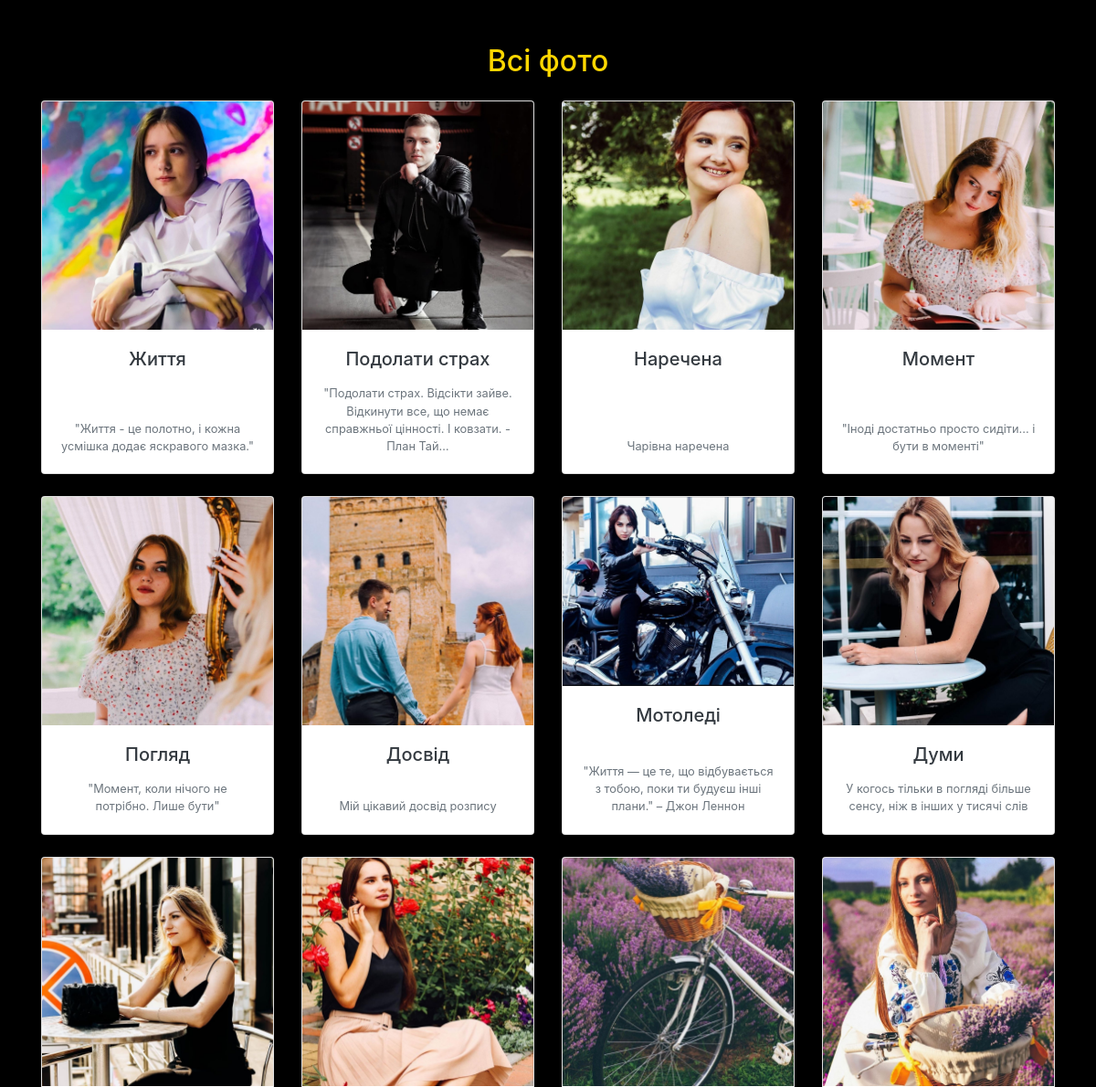
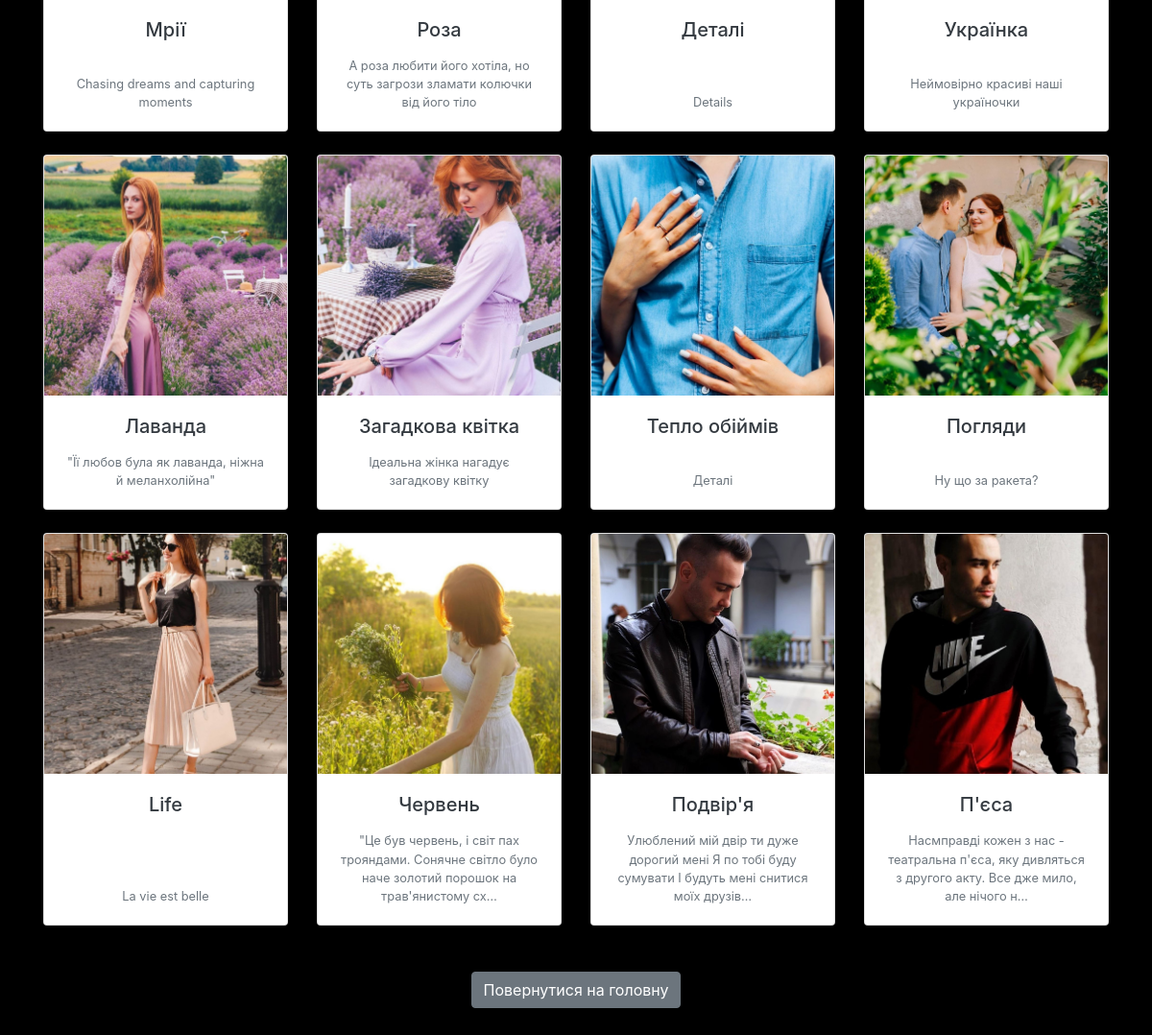
/photos/, run on the app's committed database (2 pictures, top to bottom).
### site_electro/models.py (models this page shows, shortened)
class Product(models.Model):
    nazva = models.CharField(max_length=100, unique=True, verbose_name='Назва')
    description = models.TextField(blank=True, null=True, verbose_name='Опис')
    image = models.ImageField(upload_to='products/', blank=True, null=True, help_text="", verbose_name='Зображення')
    category = models.ForeignKey(Category, on_delete=models.CASCADE, verbose_name='Категорія', null=True, blank=True)

class Photo(Product):
    def get_absolute_url(self):
        return f"/products/photos/{self.id}"

class Product(models.Model):
    nazva = models.CharField(max_length=100, unique=True, verbose_name='Назва')
    description = models.TextField(blank=True, null=True, verbose_name='Опис')
    image = models.ImageField(upload_to='products/', blank=True, null=True, help_text="", verbose_name='Зображення')
    category = models.ForeignKey(Category, on_delete=models.CASCADE, verbose_name='Категорія', null=True, blank=True)

### site_electro/views.py (the view)
# urls.py: path('photos/', views.photos, name='photos'),
def photos(request):
    all_photos = Photo.objects.all()
    context = {
        'photos': all_photos,
        'title': 'Всі фото'
    }
    return render(request, 'myapp/photo_g.html', context)

### templates/myapp/photo_g.html
{% extends 'bace.html' %}
{% load static %}
{% block content %}
    <div class="container py-5">
        <h2 class="text-center mb-4">{{ title }}</h2>
        {% if photos %}
            <div class="row justify-content-center">
                {% for photo in photos %}
                    <div class="col-md-4 col-lg-3 mb-4">
                        <div class="card product-card h-100 shadow-sm">
                           {% if photo.image %}
                                <img src="{{ photo.image.url }}" class="card-img-top" style="max-height: 250px; object-fit: cover;" alt="{{ photo.nazva }}">
                            {% else %}
                                <img src="/media/products/pngtree-white-background-png-image_6083101.jpg" class="card-img-top" style="max-height: 250px; object-fit: cover;" alt="{{ photo.nazva }}">
                            {% endif %}
                            <div class="card-body d-flex flex-column justify-content-between align-items-center text-center">
                                {% if photo.nazva %}
                                    <h5 class="card-title">
                                        <a href="{% url 'product_detail' photo.id %}" class="text-decoration-none text-dark">
                                            {{ photo.nazva }}
                                        </a>
                                    </h5>
                                {% else %}
                                    <h5 class="card-title"><em>Без назви</em></h5>
                                {% endif %}
                                {% if photo.description %}
                                    <p class="card-text text-muted small mt-1">
                                        {{ photo.description|truncatechars:100 }}
                                    </p>
                                {% endif %}
                            </div>
                        </div>
                    </div>
                {% endfor %}
            </div>
        {% else %}
            <p class="text-center">Наразі немає доступних фотографій.</p>
        {% endif %}
        <div class="text-center mt-4">
            <a href="{% url 'home' %}" class="btn btn-secondary">Повернутися на головну</a>
        </div>
    </div>
{% endblock content %}

### static/myapp/css/bace.css (style rules this page uses)
body { background-color: black; color: gold; }
a { color: gold; }
h1, h2, h3, h4, h5, h6 { color: gold; }

### data on the page
Photo: image (picture), nazva "Життя", description "\"Життя - це полотно, і кожна усмішка додає яскравого мазка.\""
Photo: image (picture), nazva "Подолати страх", description "\"Подолати страх. Відсікти зайве. Відкинути все, що немає справжньої цінності. І ковзати. - План Тай…"
Photo: image (picture), nazva "Наречена", description "Чарівна наречена"
Photo: image (picture), nazva "Момент", description "\"Іноді достатньо просто сидіти... і бути в моменті\""
Photo: image (picture), nazva "Погляд", description "\"Момент, коли нічого не потрібно. Лише бути\""
Photo: image (picture), nazva "Досвід", description "Мій цікавий досвід розпису"
Photo: image (picture), nazva "Мотоледі", description "\"Життя — це те, що відбувається з тобою, поки ти будуєш інші плани.\" – Джон Леннон"
Photo: image (picture), nazva "Думи", description "У когось тільки в погляді більше сенсу, ніж в інших у тисячі слів"
Photo: image (picture), nazva "Мрії", description "Chasing dreams and capturing moments"
Photo: image (picture), nazva "Роза", description "А роза любити його хотіла, но суть загрози зламати колючки від його тіло"
Photo: image (picture), nazva "Деталі", description "Details"
Photo: image (picture), nazva "Українка", description "Неймовірно красиві наші україночки"
Photo: image (picture), nazva "Лаванда", description "\"Її любов була як лаванда, ніжна й меланхолійна\""
Photo: image (picture), nazva "Загадкова квітка", description "Ідеальна жінка нагадує загадкову квітку"
Photo: image (picture), nazva "Тепло обіймів", description "Деталі"
Photo: image (picture), nazva "Погляди", description "Ну що за ракета?"
Photo: image (picture), nazva "Life", description "La vie est belle"
Photo: image (picture), nazva "Червень", description "\"Це був червень, і світ пах трояндами. Сонячне світло було наче золотий порошок на трав'янистому сх…"
Photo: image (picture), nazva "Подвір'я", description "Улюблений мій двір ти дуже дорогий мені Я по тобі буду сумувати І будуть мені снитися моїх друзів…"
Photo: image (picture), nazva "П'єса", description "Насмправді кожен з нас - театральна п'єса, яку дивляться з другого акту. Все дже мило, але нічого н…"

### other printed values
{{ title }} "Всі фото"
